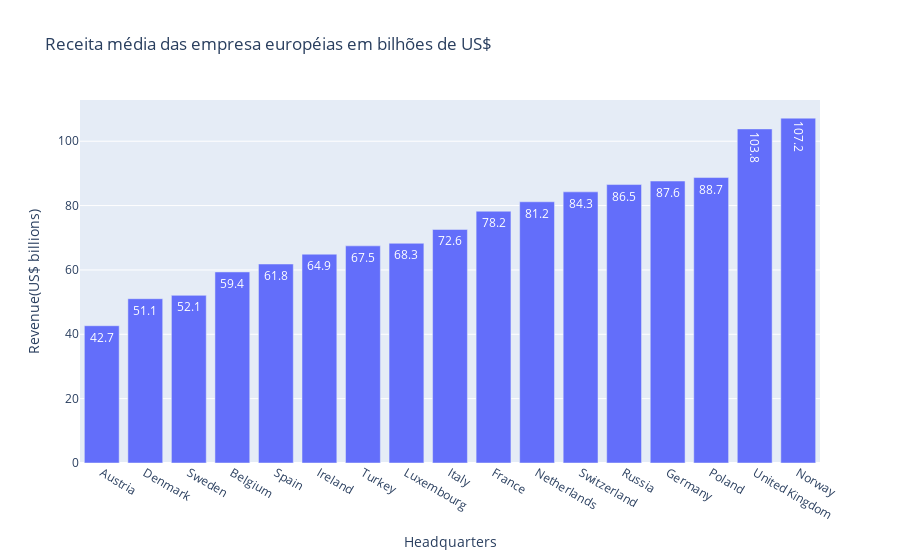

Here is the notebook cell this chart was saved with:
### Code cell
#Criando gráficos de dispersão dos dados dos países Europeus
fig = px.bar(receita_pais_europeu, x='Headquarters', 
             y='Revenue(US$ billions)', 
             title='Receita média das empresa européias em bilhões de US$',
             text=receita_pais_europeu['Revenue(US$ billions)'].round(1))
fig.show()

### Figure 1 — Plotly figure (JSON) as saved in the notebook; plotly's stock layout.template omitted (floating-point values rounded to 4 significant figures)
{"data": [{"alignmentgroup": "True", "hovertemplate": "Headquarters=%{x}<br>Revenue(US$ billions)=%{y}<br>text=%{text}<extra></extra>", "legendgroup": "", "marker": {"color": "#636efa", "pattern": {"shape": ""}}, "name": "", "offsetgroup": "", "orientation": "v", "showlegend": false, "text": [42.7, 51.1, 52.1, 59.4, 61.8, 64.9, 67.5, 68.3, 72.6, 78.2, 81.2, 84.3, 86.5, 87.6, 88.7, 103.8, 107.2], "textposition": "auto", "type": "bar", "x": ["Austria", "Denmark", "Sweden", "Belgium", "Spain", "Ireland", "Turkey", "Luxembourg", "Italy", "France", "Netherlands", "Switzerland", "Russia", "Germany", "Poland", "United Kingdom", "Norway"], "xaxis": "x", "y": [42.66, 51.06, 52.1, 59.38, 61.85, 64.9, 67.48, 68.28, 72.58, 78.25, 81.19, 84.26, 86.53, 87.63, 88.72, 103.8, 107.2], "yaxis": "y"}], "layout": {"barmode": "relative", "legend": {"tracegroupgap": 0}, "title": {"text": "Receita média das empresa européias em bilhões de US$"}, "xaxis": {"anchor": "y", "domain": [0, 1], "title": {"text": "Headquarters"}}, "yaxis": {"anchor": "x", "domain": [0, 1], "title": {"text": "Revenue(US$ billions)"}}}}
